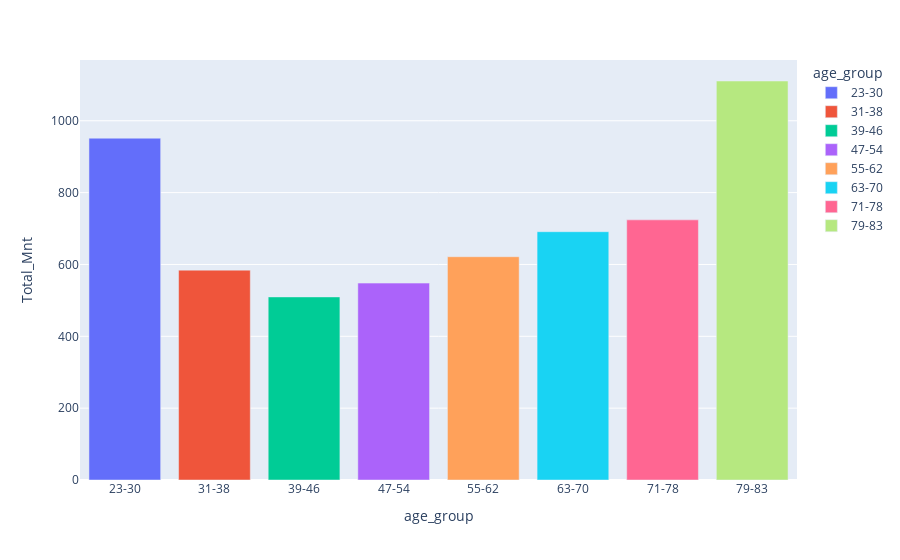

Notebook code for this chart:
### Markdown cell above
### Total Amount Spent By Age Group

### Code cell
import plotly.express as px

df_plot = df.groupby(['age_group'])['Total_Mnt'].mean().reset_index()

fig4 = px.bar(df_plot, x='age_group', y='Total_Mnt', color='age_group')

fig4.show()

### Figure 1 — Plotly figure (JSON) as saved in the notebook; plotly's stock layout.template omitted (floating-point values rounded to 4 significant figures)
{"data": [{"alignmentgroup": "True", "hovertemplate": "age_group=%{x}<br>Total_Mnt=%{y}<extra></extra>", "legendgroup": "23-30", "marker": {"color": "#636efa", "pattern": {"shape": ""}}, "name": "23-30", "offsetgroup": "23-30", "orientation": "v", "showlegend": true, "textposition": "auto", "type": "bar", "x": ["23-30"], "xaxis": "x", "y": [951.5], "yaxis": "y"}, {"alignmentgroup": "True", "hovertemplate": "age_group=%{x}<br>Total_Mnt=%{y}<extra></extra>", "legendgroup": "31-38", "marker": {"color": "#EF553B", "pattern": {"shape": ""}}, "name": "31-38", "offsetgroup": "31-38", "orientation": "v", "showlegend": true, "textposition": "auto", "type": "bar", "x": ["31-38"], "xaxis": "x", "y": [584.2], "yaxis": "y"}, {"alignmentgroup": "True", "hovertemplate": "age_group=%{x}<br>Total_Mnt=%{y}<extra></extra>", "legendgroup": "39-46", "marker": {"color": "#00cc96", "pattern": {"shape": ""}}, "name": "39-46", "offsetgroup": "39-46", "orientation": "v", "showlegend": true, "textposition": "auto", "type": "bar", "x": ["39-46"], "xaxis": "x", "y": [509.6], "yaxis": "y"}, {"alignmentgroup": "True", "hovertemplate": "age_group=%{x}<br>Total_Mnt=%{y}<extra></extra>", "legendgroup": "47-54", "marker": {"color": "#ab63fa", "pattern": {"shape": ""}}, "name": "47-54", "offsetgroup": "47-54", "orientation": "v", "showlegend": true, "textposition": "auto", "type": "bar", "x": ["47-54"], "xaxis": "x", "y": [548.1], "yaxis": "y"}, {"alignmentgroup": "True", "hovertemplate": "age_group=%{x}<br>Total_Mnt=%{y}<extra></extra>", "legendgroup": "55-62", "marker": {"color": "#FFA15A", "pattern": {"shape": ""}}, "name": "55-62", "offsetgroup": "55-62", "orientation": "v", "showlegend": true, "textposition": "auto", "type": "bar", "x": ["55-62"], "xaxis": "x", "y": [621.5], "yaxis": "y"}, {"alignmentgroup": "True", "hovertemplate": "age_group=%{x}<br>Total_Mnt=%{y}<extra></extra>", "legendgroup": "63-70", "marker": {"color": "#19d3f3", "pattern": {"shape": ""}}, "name": "63-70", "offsetgroup": "63-70", "orientation": "v", "showlegend": true, "textposition": "auto", "type": "bar", "x": ["63-70"], "xaxis": "x", "y": [691.2], "yaxis": "y"}, {"alignmentgroup": "True", "hovertemplate": "age_group=%{x}<br>Total_Mnt=%{y}<extra></extra>", "legendgroup": "71-78", "marker": {"color": "#FF6692", "pattern": {"shape": ""}}, "name": "71-78", "offsetgroup": "71-78", "orientation": "v", "showlegend": true, "textposition": "auto", "type": "bar", "x": ["71-78"], "xaxis": "x", "y": [724.2], "yaxis": "y"}, {"alignmentgroup": "True", "hovertemplate": "age_group=%{x}<br>Total_Mnt=%{y}<extra></extra>", "legendgroup": "79-83", "marker": {"color": "#B6E880", "pattern": {"shape": ""}}, "name": "79-83", "offsetgroup": "79-83", "orientation": "v", "showlegend": true, "textposition": "auto", "type": "bar", "x": ["79-83"], "xaxis": "x", "y": [1111.0], "yaxis": "y"}], "layout": {"barmode": "relative", "legend": {"title": {"text": "age_group"}, "tracegroupgap": 0}, "margin": {"t": 60}, "xaxis": {"anchor": "y", "categoryarray": ["23-30", "31-38", "39-46", "47-54", "55-62", "63-70", "71-78", "79-83"], "categoryorder": "array", "domain": [0, 1], "title": {"text": "age_group"}}, "yaxis": {"anchor": "x", "domain": [0, 1], "title": {"text": "Total_Mnt"}}}}
